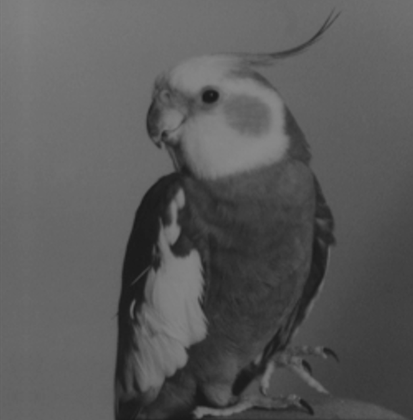
%> input picture Lab1/bird.png, 413 x 420 px, shrunk from 628 x 638 before the run
$ octave script2.m   (GNU Octave 9; MATLAB toolbox functions it lacks are replaced by stand-ins)
%> lines starting %> are read from the running program, lines starting %| are printed output that depends on the picture; in (x1, y1, x2, y2) boxes, pixels count from 0 and x2, y2 are one past the last pixel; in counts of white or black regions, pixels touching at a corner belong together; the program's own positions count from 1
%% Exercise 2
close all
clear
clc

I = imread('bird.png');
%> I is the input picture: size 420x413x3 uint8; min 25, max 137, mean 89.5
I_gray = rgb2gray(I);
H = zeros(1, 256);
for intensity = 0:255
    mask = I_gray==intensity;
    H(intensity+1) = sum(mask(:));
end
%> after the loop, H = 256 values, max 9287 at index 103, min 0 at index 1, mean 677.6

min_value = min(I_gray(:));
%> min_value = 25
max_value = max(I_gray(:));
%> max_value = 137
diff = double(max_value - min_value);
%> diff = 112
I_stretched = zeros(size(I_gray,1), size(I_gray,2), 'uint8');
for x = 1:size(I_gray, 1)
    for y = 1:size(I_gray, 2)
        I_stretched(x, y) = round((255 / diff) * (I_gray(x, y) - min_value));
    end
end
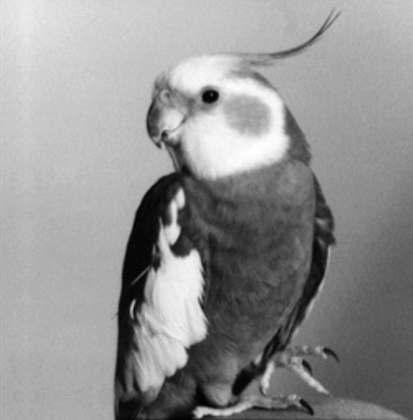
%> I_stretched: size 420x413 uint8; min 0, max 255, mean 146.8

H_stretched = zeros(1, 256);
for intensity = 0:255
    mask = I_stretched==intensity;
    H_stretched(intensity+1) = sum(mask(:));
end
%> this loop made 256 passes
%> pass 1, `mask = I_stretched==intensity;`:
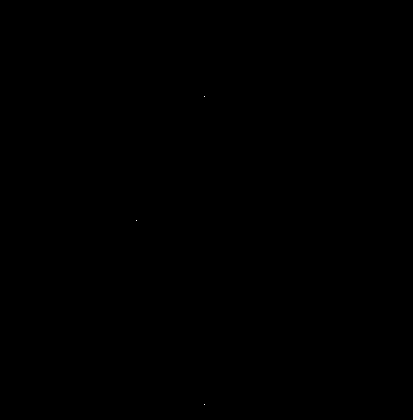
%> mask: size 420x413 logical; 0% white in thin lines or dots, all inside (x1, y1, x2, y2) = (136, 96, 205, 405)
%> after the loop, H_stretched = 256 values, max 9287 at index 176, min 0 at index 2, mean 677.6

figure('Name','Exercise 2','NumberTitle','off');
subplot(2,2,1);
imshow(I_gray);
title('original grayscale image');

subplot(2,2,2);
imshow(I_stretched);
title('stretched image');

subplot(2,2,3);
bar(H);
title('histogram of the original image');
xlim([0 255]);
xticks(0:50:255);

subplot(2,2,4);
bar(H_stretched);
title('stretched histogram');
xlim([0 255]);
xticks(0:50:255);
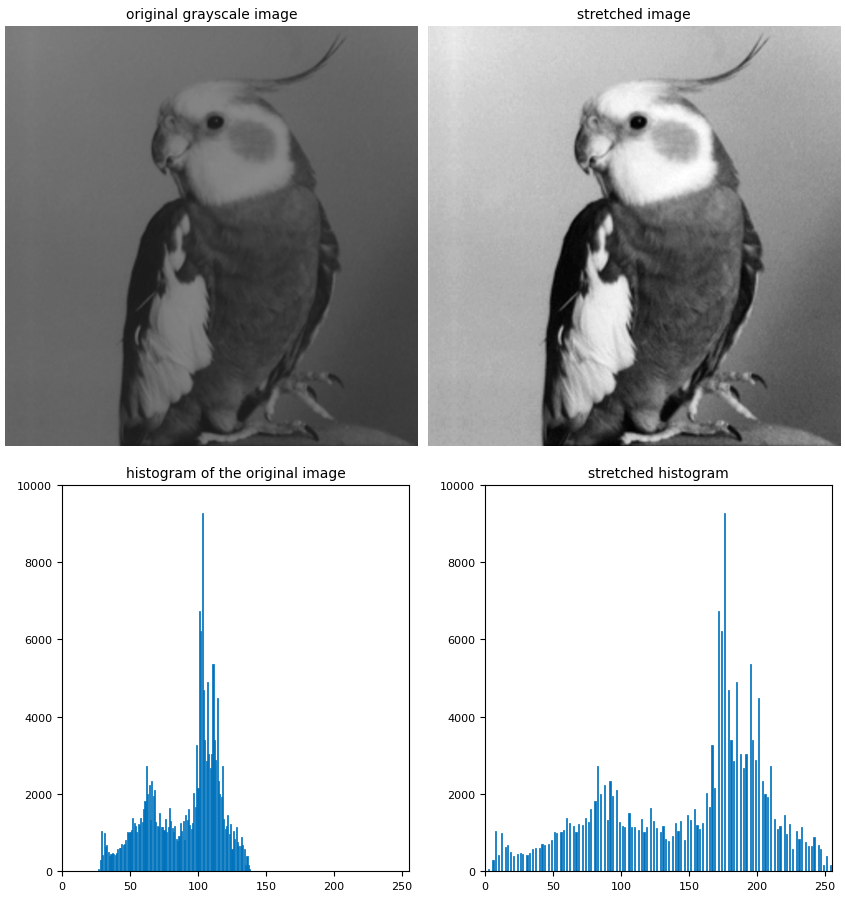
%> figure redrawn from the program's plot data, 4 panels
